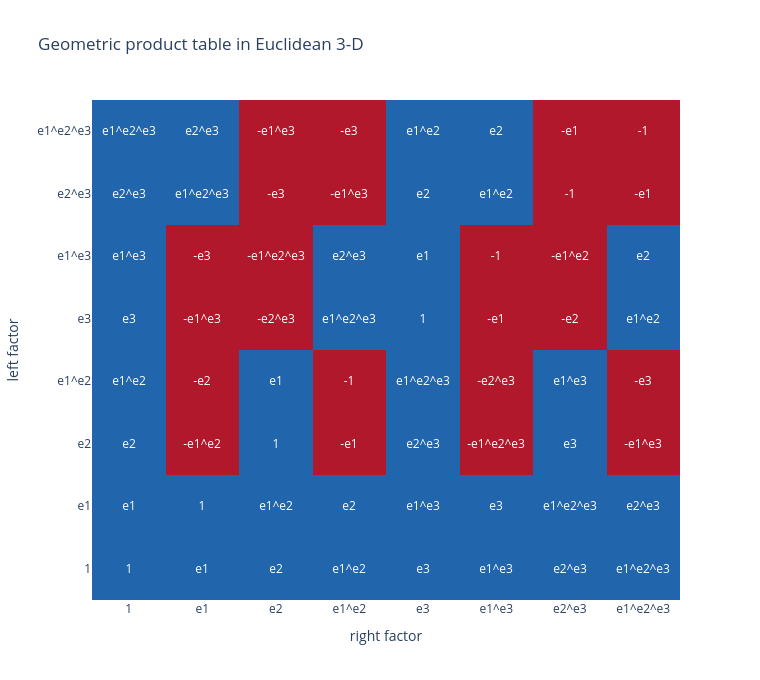

The notebook cell saved with this chart:
### Markdown cell above
## Geometric Product In Orthogonal Metrics

In an orthogonal metric, the geometric product differs from the outer product only when the two operands share basis-vector factors. Shared factors do not force the result to zero. Instead, each repeated basis vector contributes its metric square. With a diagonal metric `diag(m1, m2, m3)`, the repeated `e2 e2` factor contributes `m2`.

The bitmap of the result is still `left.bitmap ^ right.bitmap`: bits present in both operands are removed, and bits present in only one operand remain. The sign is still the canonical reordering sign. The new ingredient is the product of diagonal metric entries for the common bits. For Euclidean `R3`, all those entries are `+1`, so the scale is just the sign. For a mixed signature, a repeated negative-square basis vector flips the scale.

The table below is the Euclidean 3-D geometric-product table. Unlike the outer-product table, there are no zeros from repeated Euclidean basis vectors. The cell `e1^e2` times `e2` becomes `e1`, because the repeated `e2 e2` collapses to `1`. The checks also compare the specialized diagonal implementation with the general arbitrary-metric implementation, which is useful because production code often has both a fast path and a more general precomputation path.

### Code cell
metric_e3 = np.eye(3)
diag_e3 = np.diag(metric_e3)

gp_text = []
gp_sign = []
for left in basis3:
    text_row = []
    sign_row = []
    for right in basis3:
        product = geometric_product_orthogonal(left, right, diag_e3)
        text_row.append(blade_string(product, names3))
        sign_row.append(float(np.sign(product.scale)) if not product.is_zero else 0.0)
    gp_text.append(text_row)
    gp_sign.append(sign_row)

fig_gp = go.Figure(
    data=go.Heatmap(
        z=gp_sign,
        x=labels3,
        y=labels3,
        text=gp_text,
        texttemplate="%{text}",
        colorscale=[[0.0, "#b2182b"], [0.5, "#f7f7f7"], [1.0, "#2166ac"]],
        zmin=-1,
        zmax=1,
        hovertemplate="%{y} %{x} = %{text}<extra></extra>",
        showscale=False,
    )
)
fig_gp.update_layout(
    title="Geometric product table in Euclidean 3-D",
    xaxis_title="right factor",
    yaxis_title="left factor",
    width=760,
    height=680,
)
orthogonal_table_path = FIGURE_DIR / "orthogonal-geometric-product-table.html"
fig_gp.write_html(orthogonal_table_path, include_plotlyjs="cdn", full_html=True)

for left in basis3:
    for right in basis3:
        fast = geometric_product_orthogonal(left, right, diag_e3)
        general = basis_blade_geometric_product(left, right, metric_e3)
        assert close_terms(general, {fast.bitmap: fast.scale})

for a in basis3:
    for b in basis3:
        for c in basis3:
            left_assoc = multiply_multivectors(
                multiply_multivectors({a.bitmap: 1.0}, {b.bitmap: 1.0}, metric_e3),
                {c.bitmap: 1.0},
                metric_e3,
            )
            right_assoc = multiply_multivectors(
                {a.bitmap: 1.0},
                multiply_multivectors({b.bitmap: 1.0}, {c.bitmap: 1.0}, metric_e3),
                metric_e3,
            )
            assert close_terms(left_assoc, right_assoc)

mixed_e2_square = geometric_product_orthogonal(BasisBlade(0b010), BasisBlade(0b010), [1.0, -1.0, 1.0])
assert mixed_e2_square == BasisBlade(0, -1.0)

print("e1^e2 times e2 =", blade_string(geometric_product_orthogonal(BasisBlade(0b011), BasisBlade(0b010), diag_e3), names3))
print("in diag(1,-1,1), e2 times e2 =", blade_string(mixed_e2_square, names3))
print(f"saved {rel(orthogonal_table_path)}")
fig_gp

### Figure 1 — Plotly figure (JSON) as saved in the notebook; plotly's stock layout.template omitted (floating-point values rounded to 4 significant figures)
{"data": [{"colorscale": [[0.0, "#b2182b"], [0.5, "#f7f7f7"], [1.0, "#2166ac"]], "hovertemplate": "%{y} %{x} = %{text}<extra></extra>", "showscale": false, "text": [["1", "e1", "e2", "e1^e2", "e3", "e1^e3", "e2^e3", "e1^e2^e3"], ["e1", "1", "e1^e2", "e2", "e1^e3", "e3", "e1^e2^e3", "e2^e3"], ["e2", "-e1^e2", "1", "-e1", "e2^e3", "-e1^e2^e3", "e3", "-e1^e3"], ["e1^e2", "-e2", "e1", "-1", "e1^e2^e3", "-e2^e3", "e1^e3", "-e3"], ["e3", "-e1^e3", "-e2^e3", "e1^e2^e3", "1", "-e1", "-e2", "e1^e2"], ["e1^e3", "-e3", "-e1^e2^e3", "e2^e3", "e1", "-1", "-e1^e2", "e2"], ["e2^e3", "e1^e2^e3", "-e3", "-e1^e3", "e2", "e1^e2", "-1", "-e1"], ["e1^e2^e3", "e2^e3", "-e1^e3", "-e3", "e1^e2", "e2", "-e1", "-1"]], "texttemplate": "%{text}", "type": "heatmap", "x": ["1", "e1", "e2", "e1^e2", "e3", "e1^e3", "e2^e3", "e1^e2^e3"], "y": ["1", "e1", "e2", "e1^e2", "e3", "e1^e3", "e2^e3", "e1^e2^e3"], "z": [[1.0, 1.0, 1.0, 1.0, 1.0, 1.0, 1.0, 1.0], [1.0, 1.0, 1.0, 1.0, 1.0, 1.0, 1.0, 1.0], [1.0, -1.0, 1.0, -1.0, 1.0, -1.0, 1.0, -1.0], [1.0, -1.0, 1.0, -1.0, 1.0, -1.0, 1.0, -1.0], [1.0, -1.0, -1.0, 1.0, 1.0, -1.0, -1.0, 1.0], [1.0, -1.0, -1.0, 1.0, 1.0, -1.0, -1.0, 1.0], [1.0, 1.0, -1.0, -1.0, 1.0, 1.0, -1.0, -1.0], [1.0, 1.0, -1.0, -1.0, 1.0, 1.0, -1.0, -1.0]], "zmax": 1, "zmin": -1}], "layout": {"height": 680, "title": {"text": "Geometric product table in Euclidean 3-D"}, "width": 760, "xaxis": {"title": {"text": "right factor"}}, "yaxis": {"title": {"text": "left factor"}}}}
